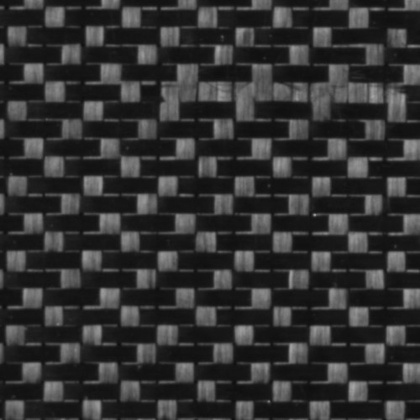
%> input picture Fabric-Defect-Inspection-GLSR-master/data/temp/q1-500 (1).jpg, 420 x 420 px, shrunk from 500 x 500 before the run
$ octave main.m   (GNU Octave 9; MATLAB toolbox functions it lacks are replaced by stand-ins)
%> lines starting %> are read from the running program, lines starting %| are printed output that depends on the picture; in (x1, y1, x2, y2) boxes, pixels count from 0 and x2, y2 are one past the last pixel; in counts of white or black regions, pixels touching at a corner belong together; the program's own positions count from 1
clear;close all;

[filename, pathname] = uigetfile('C:\Users\WHS\Desktop\detection\dataset\defect image\images\*.jpg','Choose img_inR to Analyze');
%> the answer given: ../Fabric-Defect-Inspection-GLSR-master/data/temp/q1-500 (1).jpg
img_inR = imread(fullfile(pathname,filename)); % reference image
%> img_inR is the input picture: size 420x420x3 uint8; min 14, max 166, mean 49.6
[filename, pathname] = uigetfile('C:\Users\WHS\Desktop\detection\dataset\defect image\images\*.jpg','Choose img_inT to Analyze');
%> the answer given: ../Fabric-Defect-Inspection-GLSR-master/data/temp/q1-500 (2).jpg
img_inT = imread(fullfile(pathname,filename)); % Defect image
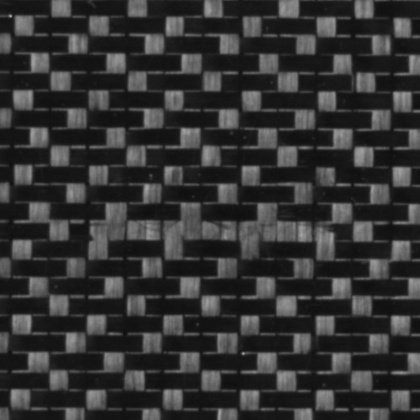
%> input picture Fabric-Defect-Inspection-GLSR-master/data/temp/q1-500 (2).jpg, 420 x 420 px, shrunk from 500 x 500 before the run
%> img_inT is the input picture: size 420x420x3 uint8; min 13, max 165, mean 50.9
% figure;imshow(img_inT)
tic
img_inTa=img_inT;
tr=1; % Maximum width of noise lines
sse = 4;
k=1.5;% Threshold fine-tuning

img_inR=rgb2gray(img_inR);
%> img_inR: size 420x420 uint8
img_inT=rgb2gray(img_inT);
%> img_inT: size 420x420 uint8
n = graythresh(img_inR);
%> n = 0.247
img_inR=imbinarize(img_inR,n);
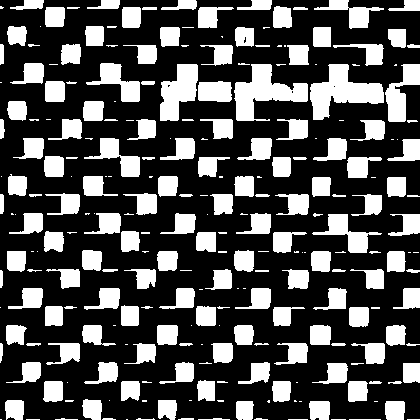
%> img_inR: size 420x420 logical; 30.5% white; 255 white regions (89 under 20 px), largest, box (x1, y1, x2, y2) and area: (310, 64, 384, 120) 2069, (234, 64, 308, 121) 2038, (160, 64, 198, 121) 1410
img_inT=imbinarize(img_inT,n);
%> img_inT: size 420x420 logical; 31.3% white; 245 white regions (84 under 20 px)
img_inTb=img_inT;
% figure(1);imshow(img_inR)
% Morphological processing
[labeled,~]=bwlabel(img_inR,4);  % Primary noise filtering
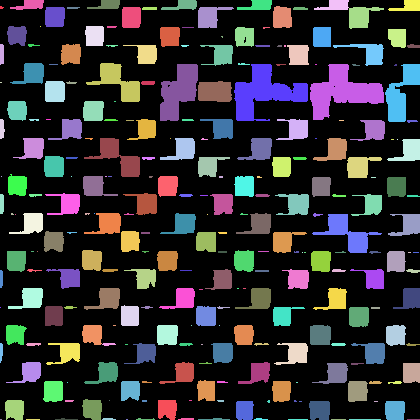
%> labeled: size 420x420 double; 258 distinct labels, from 0 to 257; one colour per label, 0 black
BoundingBox=regionprops(labeled,'BoundingBox');
%> BoundingBox = 257 regions; largest, box (x1, y1, x2, y2): (234, 64, 308, 121), (310, 64, 384, 120), (312, 214, 382, 253), (84, 138, 140, 177), (160, 64, 198, 121)
Bc=cat(1,BoundingBox.BoundingBox);% The minimum rectangular side length containing the patch
%> Bc = 257 rows, first 8: [0.5 6.5 4 3; 0.5 44.5 4 21; 0.5 82.5 2 1; 0.5 119.5 5 20; 0.5 194.5 4 20; 0.5 270.5 3 18; 0.5 307.5 1 1; 0.5 343.5 3 20]
x_m=mean(Bc(:,3));y_m=mean(Bc(:,4));
%> after `x_m=mean(Bc(:,3))`: x_m = 17.79
%> after `y_m=mean(Bc(:,4))`: y_m = 11.42
if x_m<y_m
%     bc=Bc;
    Bc=Bc(ismember(Bc(:,3),1:tr-1)==0,:);
%     Bc_a=bc(ismember(bc(:,3),1:tr-1)==1,:);
else
%     bc=Bc;
    Bc=Bc(ismember(Bc(:,4),1:tr-1)==0,:);
%     Bc_a=bc(ismember(bc(:,4),1:tr-1)==1,:);
end

x=Bc(:,3);y=Bc(:,4);
%> after `x=Bc(:,3)`: x = 257 values, max 74 at index 152, min 1 at index 7, mean 17.79
%> after `y=Bc(:,4)`: y = 257 values, max 58 at index 235, min 1 at index 3, mean 11.42
x_m=mean(x);y_m=mean(y);
Bx=x(x<x_m);By=y(y<y_m);
%> after `Bx=x(x<x_m)`: Bx = 135 values, max 17 at index 127, min 1 at index 7, mean 7.9
%> after `By=y(y<y_m)`: By = 140 values, max 11 at index 128, min 1 at index 2, mean 2.23
n=min(mode(Bx),mode(By));
%> n = 1
SE = strel('square', sse); % Open operation (first corrosion and then expansion) secondary noise filtering
img_inR = imopen(img_inR, SE);
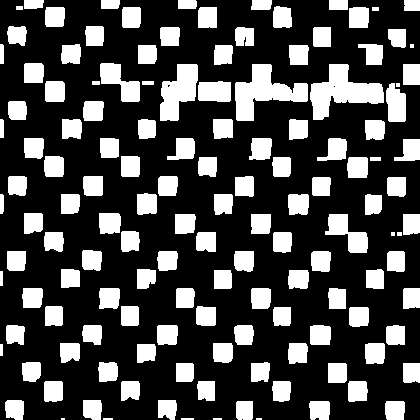
%> img_inR: size 420x420 logical; 28.1% white; 139 white regions (6 under 20 px), largest, box (x1, y1, x2, y2) and area: (310, 64, 384, 120) 2063, (235, 64, 308, 121) 1995, (160, 64, 198, 121) 1405
img_inT = imopen(img_inT, SE);
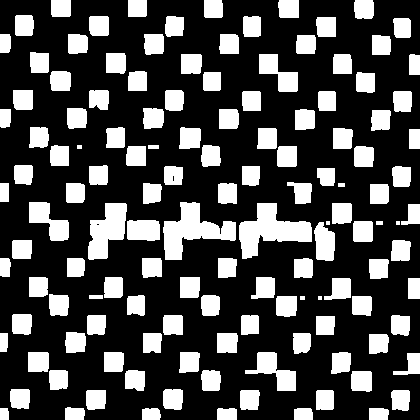
%> img_inT: size 420x420 logical; 28.6% white; 133 white regions (3 under 20 px), largest, box (x1, y1, x2, y2) and area: (239, 203, 312, 259) 2054, (163, 202, 236, 260) 1981, (88, 203, 127, 260) 1416
figure(2);imshow(img_inR)
%
[labeled,~]=bwlabel(img_inR,8);
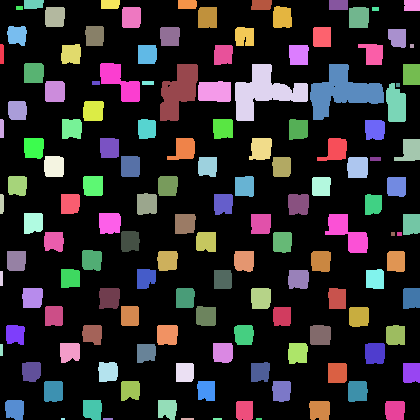
%> labeled: size 420x420 double; 140 distinct labels, from 0 to 139; one colour per label, 0 black
imgR_data=regionprops(labeled,'Area');  % Patch area
%> imgR_data = 139 regions; largest, Area: 2063, 1995, 1405, 828, 819
area=cat(1,imgR_data.Area);
%> area = 139 values, max 2063 at index 103, min 8 at index 29, mean 356.6
max_area=max(area);
%> max_area = 2063

[labeled,~]=bwlabel(img_inT,8);
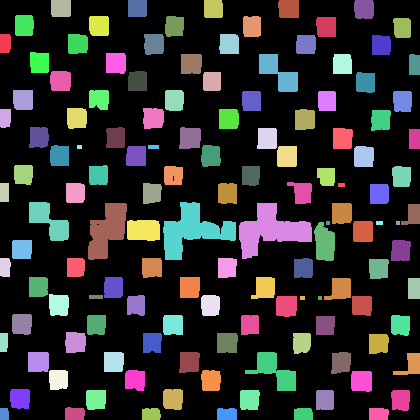
%> labeled: size 420x420 double; 134 distinct labels, from 0 to 133; one colour per label, 0 black
imgT_data=regionprops(labeled,'Area');  % Patch area
%> imgT_data = 133 regions; largest, Area: 2054, 1981, 1416, 869, 833
lab=max(labeled(:));
%> lab = 133
for i=1:lab
    if length(find(labeled==i)) < k*max_area
        labeled(find(labeled==i))=0;
    else
        labeled(find(labeled==i))=1;
    end
end
%> this loop made 133 passes
%> labeled: size 420x420 double; every value is 0
[Ra,Ca]=Textureperiod(img_inR);
% [61 lines not run here, left out]
function [Ra,Ca]=Textureperiod(img)
% Input: reference image binary graph
% output: x,y direction texture period

[h,w]=size(img);
%> h = 420; w = 420
R=sum(img,2);
%> R = 420 values, max 291 at index 84, min 67 at index 362, mean 118
C=sum(img,1);
%> C = 420 values, max 242 at index 253, min 0 at index 5, mean 118
%> (the run ends here)
